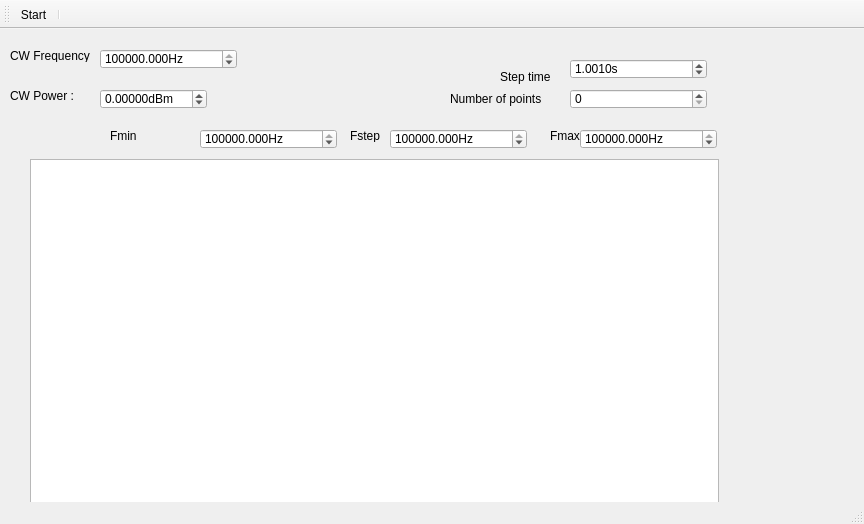
<?xml version="1.0" encoding="UTF-8"?>
<ui version="4.0">
 <class>MainWindow</class>
 <widget class="QMainWindow" name="MainWindow">
  <property name="geometry">
   <rect>
    <x>0</x>
    <y>0</y>
    <width>864</width>
    <height>524</height>
   </rect>
  </property>
  <property name="windowTitle">
   <string>MainWindow</string>
  </property>
  <widget class="QWidget" name="centralwidget">
   <widget class="PlotWidget" name="dummy_graph">
    <property name="geometry">
     <rect>
      <x>30</x>
      <y>130</y>
      <width>689</width>
      <height>359</height>
     </rect>
    </property>
   </widget>
   <widget class="QLabel" name="label">
    <property name="geometry">
     <rect>
      <x>10</x>
      <y>20</y>
      <width>80</width>
      <height>13</height>
     </rect>
    </property>
    <property name="sizePolicy">
     <sizepolicy hsizetype="Minimum" vsizetype="Fixed">
      <horstretch>0</horstretch>
      <verstretch>0</verstretch>
     </sizepolicy>
    </property>
    <property name="text">
     <string>CW Frequency :</string>
    </property>
   </widget>
   <widget class="ScienDSpinBox" name="fcw_doubleSpinBox">
    <property name="geometry">
     <rect>
      <x>100</x>
      <y>20</y>
      <width>137</width>
      <height>20</height>
     </rect>
    </property>
    <property name="sizePolicy">
     <sizepolicy hsizetype="Minimum" vsizetype="Fixed">
      <horstretch>0</horstretch>
      <verstretch>0</verstretch>
     </sizepolicy>
    </property>
    <property name="suffix">
     <string>Hz</string>
    </property>
    <property name="decimals">
     <number>3</number>
    </property>
    <property name="maximum">
     <double>10000000000.000000000000000</double>
    </property>
    <property name="singleStep">
     <double>0.010000000000000</double>
    </property>
    <property name="value">
     <double>2870000000.000000000000000</double>
    </property>
   </widget>
   <widget class="ScienDSpinBox" name="fmin_doubleSpinBox">
    <property name="geometry">
     <rect>
      <x>200</x>
      <y>100</y>
      <width>137</width>
      <height>20</height>
     </rect>
    </property>
    <property name="sizePolicy">
     <sizepolicy hsizetype="Minimum" vsizetype="Fixed">
      <horstretch>0</horstretch>
      <verstretch>0</verstretch>
     </sizepolicy>
    </property>
    <property name="suffix">
     <string>Hz</string>
    </property>
    <property name="decimals">
     <number>3</number>
    </property>
    <property name="maximum">
     <double>10000000000.000000000000000</double>
    </property>
    <property name="singleStep">
     <double>0.010000000000000</double>
    </property>
    <property name="value">
     <double>2870000000.000000000000000</double>
    </property>
   </widget>
   <widget class="QLabel" name="label_2">
    <property name="geometry">
     <rect>
      <x>110</x>
      <y>100</y>
      <width>80</width>
      <height>13</height>
     </rect>
    </property>
    <property name="sizePolicy">
     <sizepolicy hsizetype="Minimum" vsizetype="Fixed">
      <horstretch>0</horstretch>
      <verstretch>0</verstretch>
     </sizepolicy>
    </property>
    <property name="text">
     <string>Fmin</string>
    </property>
   </widget>
   <widget class="QLabel" name="label_3">
    <property name="geometry">
     <rect>
      <x>350</x>
      <y>100</y>
      <width>80</width>
      <height>13</height>
     </rect>
    </property>
    <property name="sizePolicy">
     <sizepolicy hsizetype="Minimum" vsizetype="Fixed">
      <horstretch>0</horstretch>
      <verstretch>0</verstretch>
     </sizepolicy>
    </property>
    <property name="text">
     <string>Fstep</string>
    </property>
   </widget>
   <widget class="QLabel" name="label_4">
    <property name="geometry">
     <rect>
      <x>550</x>
      <y>100</y>
      <width>80</width>
      <height>13</height>
     </rect>
    </property>
    <property name="sizePolicy">
     <sizepolicy hsizetype="Minimum" vsizetype="Fixed">
      <horstretch>0</horstretch>
      <verstretch>0</verstretch>
     </sizepolicy>
    </property>
    <property name="text">
     <string>Fmax</string>
    </property>
   </widget>
   <widget class="ScienDSpinBox" name="fstep_doubleSpinBox">
    <property name="geometry">
     <rect>
      <x>390</x>
      <y>100</y>
      <width>137</width>
      <height>20</height>
     </rect>
    </property>
    <property name="sizePolicy">
     <sizepolicy hsizetype="Minimum" vsizetype="Fixed">
      <horstretch>0</horstretch>
      <verstretch>0</verstretch>
     </sizepolicy>
    </property>
    <property name="suffix">
     <string>Hz</string>
    </property>
    <property name="decimals">
     <number>3</number>
    </property>
    <property name="maximum">
     <double>10000000000.000000000000000</double>
    </property>
    <property name="singleStep">
     <double>0.010000000000000</double>
    </property>
    <property name="value">
     <double>1000000.000000000000000</double>
    </property>
   </widget>
   <widget class="ScienDSpinBox" name="fmax_doubleSpinBox">
    <property name="geometry">
     <rect>
      <x>580</x>
      <y>100</y>
      <width>137</width>
      <height>20</height>
     </rect>
    </property>
    <property name="sizePolicy">
     <sizepolicy hsizetype="Minimum" vsizetype="Fixed">
      <horstretch>0</horstretch>
      <verstretch>0</verstretch>
     </sizepolicy>
    </property>
    <property name="suffix">
     <string>Hz</string>
    </property>
    <property name="decimals">
     <number>3</number>
    </property>
    <property name="maximum">
     <double>10000000000.000000000000000</double>
    </property>
    <property name="singleStep">
     <double>0.010000000000000</double>
    </property>
    <property name="value">
     <double>2890000000.000000000000000</double>
    </property>
   </widget>
   <widget class="QLabel" name="label_6">
    <property name="geometry">
     <rect>
      <x>10</x>
      <y>60</y>
      <width>85</width>
      <height>13</height>
     </rect>
    </property>
    <property name="sizePolicy">
     <sizepolicy hsizetype="Minimum" vsizetype="Fixed">
      <horstretch>0</horstretch>
      <verstretch>0</verstretch>
     </sizepolicy>
    </property>
    <property name="text">
     <string>CW Power :</string>
    </property>
   </widget>
   <widget class="ScienDSpinBox" name="pcw_doubleSpinBox">
    <property name="geometry">
     <rect>
      <x>100</x>
      <y>60</y>
      <width>107</width>
      <height>20</height>
     </rect>
    </property>
    <property name="sizePolicy">
     <sizepolicy hsizetype="Minimum" vsizetype="Fixed">
      <horstretch>0</horstretch>
      <verstretch>0</verstretch>
     </sizepolicy>
    </property>
    <property name="suffix">
     <string>dBm</string>
    </property>
    <property name="decimals">
     <number>5</number>
    </property>
    <property name="minimum">
     <double>-1000.000000000000000</double>
    </property>
    <property name="maximum">
     <double>100.000000000000000</double>
    </property>
   </widget>
   <widget class="QLabel" name="label_5">
    <property name="geometry">
     <rect>
      <x>500</x>
      <y>40</y>
      <width>51</width>
      <height>16</height>
     </rect>
    </property>
    <property name="sizePolicy">
     <sizepolicy hsizetype="Minimum" vsizetype="Fixed">
      <horstretch>0</horstretch>
      <verstretch>0</verstretch>
     </sizepolicy>
    </property>
    <property name="text">
     <string>Step time</string>
    </property>
   </widget>
   <widget class="QDoubleSpinBox" name="stime_doubleSpinBox">
    <property name="geometry">
     <rect>
      <x>570</x>
      <y>30</y>
      <width>137</width>
      <height>20</height>
     </rect>
    </property>
    <property name="sizePolicy">
     <sizepolicy hsizetype="Minimum" vsizetype="Fixed">
      <horstretch>0</horstretch>
      <verstretch>0</verstretch>
     </sizepolicy>
    </property>
    <property name="suffix">
     <string>s</string>
    </property>
    <property name="decimals">
     <number>4</number>
    </property>
    <property name="minimum">
     <double>0.001000000000000</double>
    </property>
    <property name="maximum">
     <double>10.000000000000000</double>
    </property>
    <property name="singleStep">
     <double>0.000100000000000</double>
    </property>
    <property name="value">
     <double>1.001000000000000</double>
    </property>
   </widget>
   <widget class="QSpinBox" name="npts_doubleSpinBox">
    <property name="geometry">
     <rect>
      <x>570</x>
      <y>60</y>
      <width>137</width>
      <height>20</height>
     </rect>
    </property>
    <property name="minimum">
     <number>0</number>
    </property>
    <property name="maximum">
     <number>1000</number>
    </property>
    <property name="singleStep">
     <number>1</number>
    </property>
    <property name="value">
     <number>0</number>
    </property>
   </widget>
   <widget class="QLabel" name="label_7">
    <property name="geometry">
     <rect>
      <x>450</x>
      <y>60</y>
      <width>111</width>
      <height>20</height>
     </rect>
    </property>
    <property name="sizePolicy">
     <sizepolicy hsizetype="Minimum" vsizetype="Fixed">
      <horstretch>0</horstretch>
      <verstretch>0</verstretch>
     </sizepolicy>
    </property>
    <property name="text">
     <string>Number of points</string>
    </property>
   </widget>
  </widget>
  <widget class="QStatusBar" name="statusbar"/>
  <widget class="QToolBar" name="toolBar">
   <property name="windowTitle">
    <string>toolBar</string>
   </property>
   <attribute name="toolBarArea">
    <enum>TopToolBarArea</enum>
   </attribute>
   <attribute name="toolBarBreak">
    <bool>false</bool>
   </attribute>
   <addaction name="actionStart"/>
   <addaction name="separator"/>
  </widget>
  <action name="actionStart">
   <property name="icon">
    <iconset>
     <normaloff>../../../artwork/icons/qudiTheme/22x22/start-counter.png</normaloff>../../../artwork/icons/qudiTheme/22x22/start-counter.png</iconset>
   </property>
   <property name="text">
    <string>Start</string>
   </property>
  </action>
  <action name="actionSave">
   <property name="icon">
    <iconset>
     <normaloff>../../../artwork/icons/oxygen/22x22/document-save.png</normaloff>../../../artwork/icons/oxygen/22x22/document-save.png</iconset>
   </property>
   <property name="text">
    <string>Save</string>
   </property>
  </action>
 </widget>
 <customwidgets>
  <customwidget>
   <class>PlotWidget</class>
   <extends>QGraphicsView</extends>
   <header>pyqtgraph</header>
  </customwidget>
  <customwidget>
   <class>ScienDSpinBox</class>
   <extends>QDoubleSpinBox</extends>
   <header>qtwidgets.scientific_spinbox.h</header>
  </customwidget>
 </customwidgets>
 <resources/>
 <connections/>
</ui>
